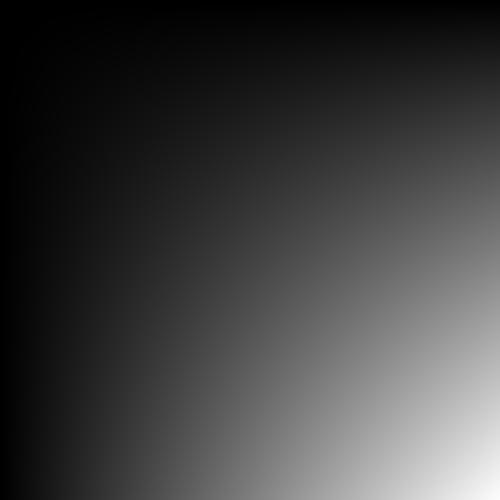
Frame 1 (no input)
Frame 60 (the mouse pressed at the canvas centre just before this capture): identical to frame 1, image omitted
Frame 120 (the mouse held since frame 60 and released just before this capture): identical to frame 1, image omitted

The Processing sketch that drew this single still picture (run headless with seeded random() and noise(); from frame 60 on, the mouse is pressed at the canvas centre):

// Processing sketch: tableau_image_1
// ── tableau_image_1.pde
//bienvenue dans cet exemple d'utilisation d'un tableau 

// déclaration de la variable tab qui sera un tableau 
//d'entiers à deux dimensions
int[][] tab;
//entiers qui définissent la taille de l'image
int taillex=500;
int tailley=500;

void setup() {
  int x, y, xi, yi;
  //le fond de l'écran est noir
  background(0);
  // taille de l 'image
  size(500, 500);

  //création du tableau dans la mémoire
  tab=new int[taillex][tailley];
  // on parcourt le tableau suivant une des coordonnées
  for (xi=0; xi<taillex; xi++) {
    //puisuivant l'autre
    for (yi=0; yi<tailley; yi++) {
      //on enregistre dans la case [xi][yi] la valeur qui sert à créer le dégradé
      tab[xi][yi]=xi*yi*255/(taillex*tailley);
    }
  }

  //lancement du tracé du dégradé on parcourt le tableau et on définit
  // la couleur du pixel en fonction de la valeur dans le tableau
  for (xi=0; xi<taillex; xi++) {
    for (yi=0; yi<tailley; yi++) {
      set(xi, yi, color(tab[xi][yi], tab[xi][yi], tab[xi][yi]));
    }
  }
}

void draw() {
}
